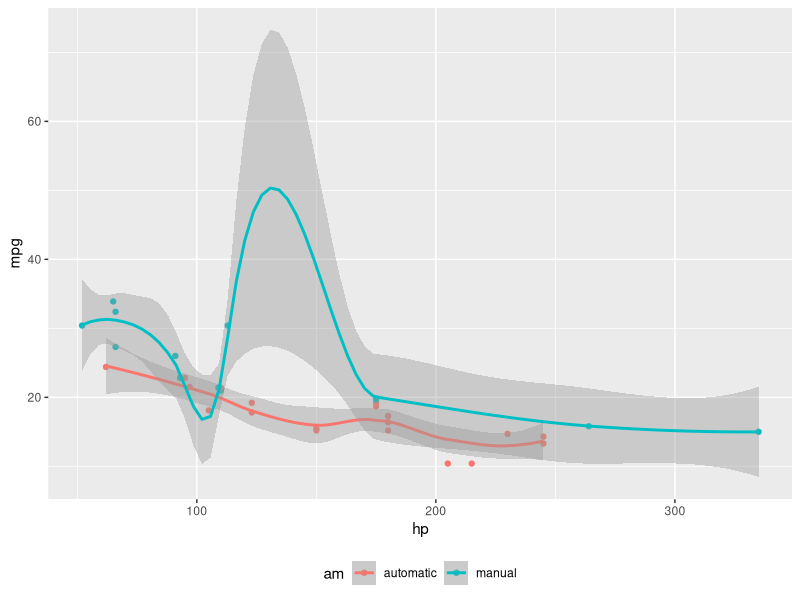
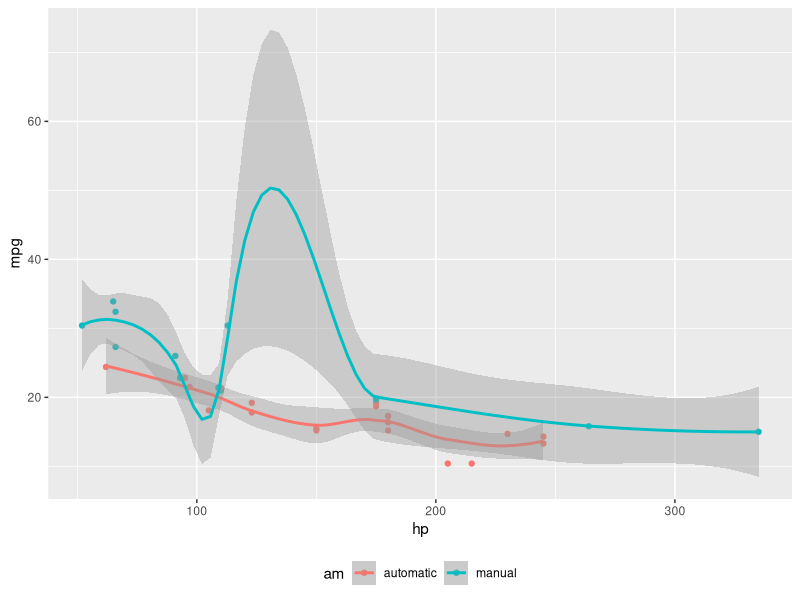
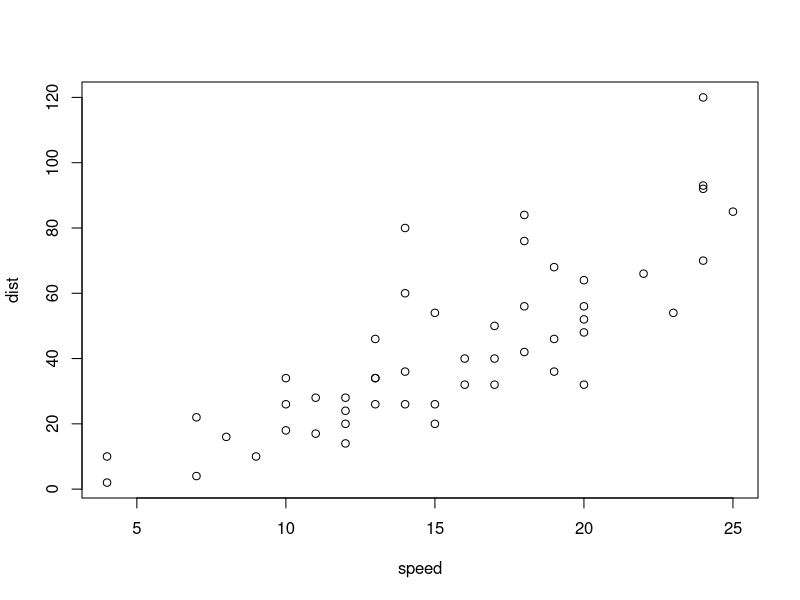
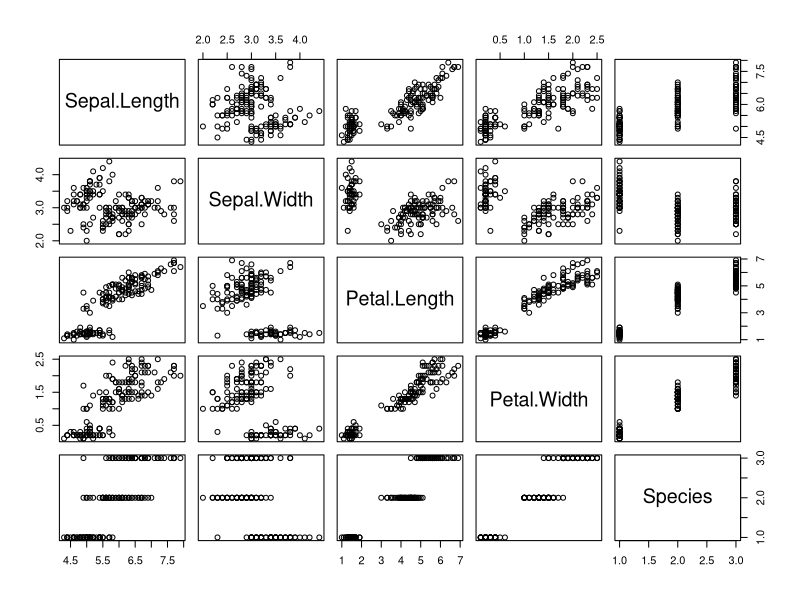
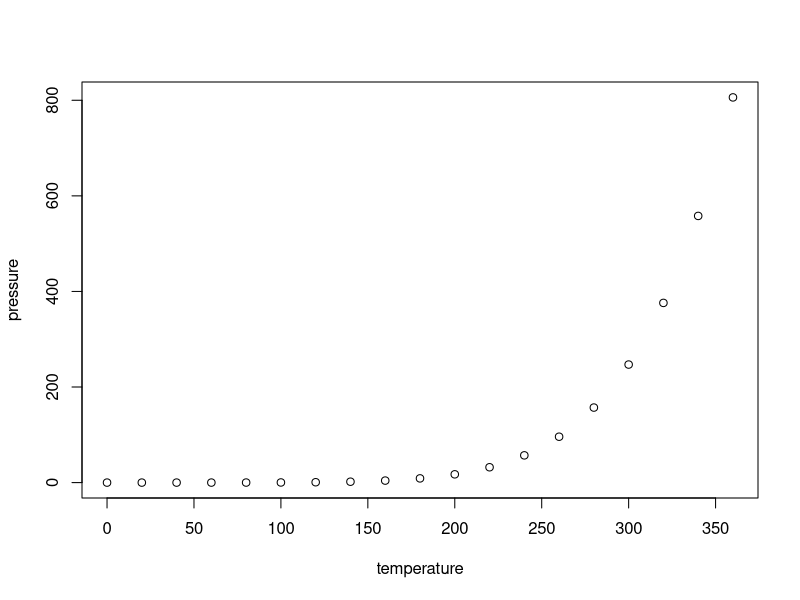

The R source for these figures, in order:
## ---- chunk 1
mtcars2 <- mtcars
mtcars2$am <- factor(
  mtcars$am, labels = c('automatic', 'manual')
)
library(ggplot2)
ggplot(mtcars2, aes(hp, mpg, color = am)) +
  geom_point() +
  geom_smooth(formula = y ~ x, method = "loess") +
  theme(legend.position = 'bottom')
## ---- chunk 2
#| fig-column: margin

mtcars2 <- mtcars
mtcars2$am <- factor(
  mtcars$am, labels = c('automatic', 'manual')
)
library(ggplot2)
ggplot(mtcars2, aes(hp, mpg, color = am)) +
  geom_point() +
  geom_smooth(formula = y ~ x, method = "loess") +
  theme(legend.position = 'bottom')
## ---- chunk 3
#| column: screen-inset-shaded
#| layout-nrow: 1

plot(cars)
plot(iris)
plot(pressure)
